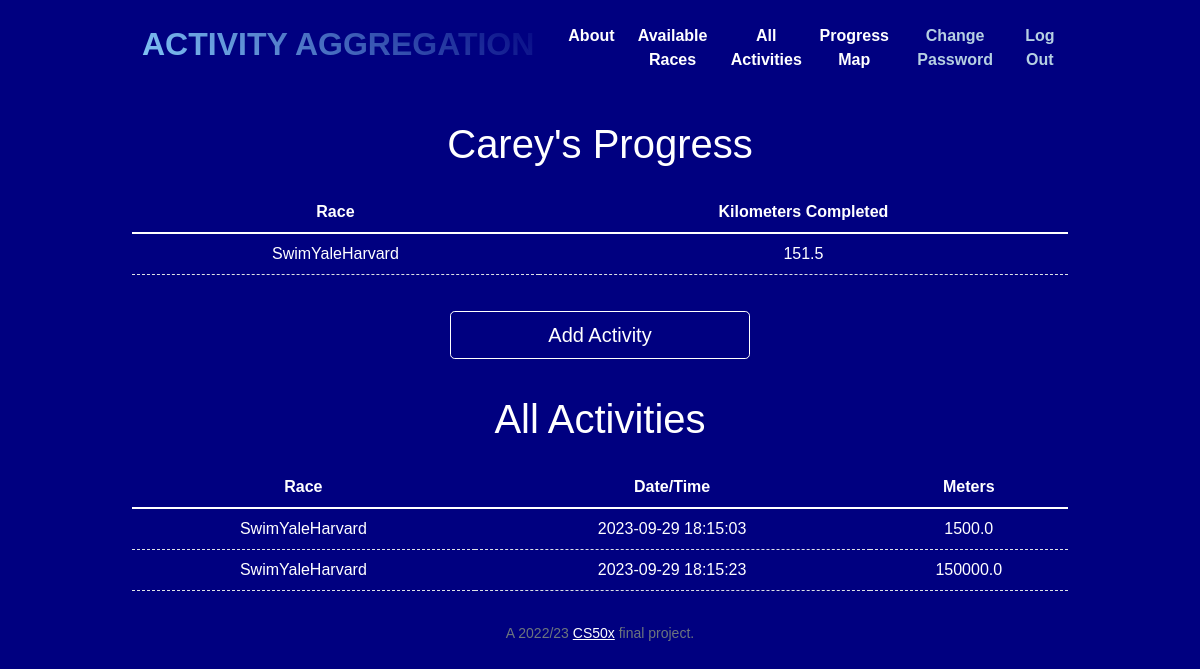
Page /activities (signed in) on the committed database.
### tables this page shows
CREATE TABLE users (
    id INTEGER PRIMARY KEY AUTOINCREMENT NOT NULL, 
    username TEXT NOT NULL, 
    hash TEXT NOT NULL,
    initials TEXT NOT NULL
);

CREATE TABLE 'activities' (
'id' INTEGER PRIMARY KEY AUTOINCREMENT NOT NULL,
'user_id' INTEGER NOT NULL,'race_id' TEXT NOT NULL,
'race_name' TEXT NOT NULL,'meters' REAL NOT NULL,'kilometers' REAL,
'time_stamp' TIMESTAMP DEFAULT CURRENT_TIMESTAMP NOT NULL,
FOREIGN KEY(user_id) REFERENCES users(id)
);

### app.py (the view)
@app.route("/activities")
@login_required
def activities():
    totalactivities = db.execute(
        "SELECT race_name, SUM(ROUND(meters/1000,2)) as totalkilometers FROM activities WHERE user_id=:user_id GROUP BY race_name", user_id=session["user_id"])
    activities = db.execute(
        "SELECT race_id, race_name, meters, time_stamp FROM activities WHERE user_id=:user_id", user_id=session["user_id"])
    rows = db.execute("SELECT username FROM users WHERE id=:user_id", user_id=session["user_id"])
    username = rows[0]["username"]
    return render_template("activities.html", activities=activities, totalactivities=totalactivities, username=username)

### app.py (called while the page is built)
@app.after_request
def after_request(response):
    response.headers["Cache-Control"] = "no-cache, no-store, must-revalidate"
    response.headers["Expires"] = 0
    response.headers["Pragma"] = "no-cache"
    return response

### helpers.py (called while the page is built)
def login_required(f):
    @wraps(f)
    def decorated_function(*args, **kwargs):
        if session.get("user_id") is None:
            return redirect("/login")
        return f(*args, **kwargs)
    return decorated_function

### templates/activities.html (shortened to what this page needs)
{% extends "layout.html" %}
{% block main %}
    <h1>{{username}}'s Progress</h1>
    <table class="table table-hover">
        <thead class="thead-dark">
            <tr>
                <th scope="col">Race</th>
                <th scope="col">Kilometers Completed</th>
            </tr>
        </thead>
        <tbody>
            {% for totalactivity in totalactivities %}
            <tr>
                <td>{{totalactivity["race_name"]}}</td>
                <td>{{totalactivity["totalkilometers"]}}</td>
            </tr>
            {% endfor %}
        </tbody>
    </table>
    <a href="/add" class="btn btn-outline-primary btn-lg">Add Activity</a>
    <h1>All Activities</h1>
        <table class="table table-hover">
            <thead class="thead-dark">
                <tr>
                    <th scope="col">Race</th>
                    <th scope="col">Date/Time</th>
                    <th scope="col">Meters</th>
                </tr>
            </thead>
            <tbody>
                {% for activity in activities %}
                <tr>
                    <td>{{activity["race_name"]}}</td>
                    <td>{{activity["time_stamp"]}}</td>
                    <td>{{activity["meters"]}}</td>
                </tr>
                {% endfor %}
            </tbody>
        </table>
{% endblock %}

### static/styles.css (style rules this page uses)
body { background-color: navy; font-family: 'lexend', sans-serif !important; width: 80%; margin-left:auto; margin-right:auto; }
* { color:white!important; }
.h1, h1 { padding: 1rem 0 1rem 0; }
h1:first-letter { text-transform:capitalize; }
a { color: white!important; }
.btn { width: 300px; margin: 20px; }
.btn-outline-primary { border-color: #fff!important; }
td { border-style: dashed!important; }

### rows in the picture
users: username "Carey"
activities: race_name "SwimYaleHarvard", time_stamp "2023-09-29 18:15:03", meters "1500.0"
activities: race_name "SwimYaleHarvard", time_stamp "2023-09-29 18:15:23", meters "150000.0"

### other values in the picture
{{ totalactivity["race_name"] }} "SwimYaleHarvard"
{{ totalactivity["totalkilometers"] }} "151.5"
